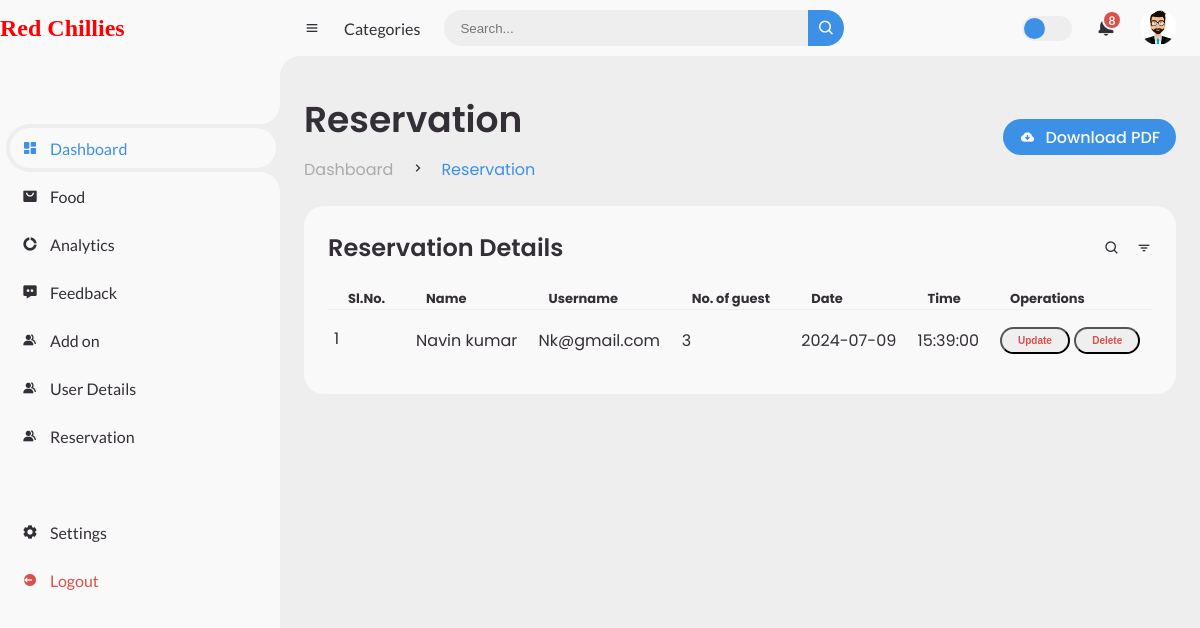
Page /Reservation_admin.php (signed in) on the committed database.
### tables this page shows
CREATE TABLE `reservation` (
  `SN` int(3) NOT NULL,
  `Name` varchar(30) NOT NULL,
  `TGUEST` int(3) NOT NULL,
  `DATE` date NOT NULL,
  `TIME` time NOT NULL,
  `USERNAME` varchar(30) NOT NULL
);

### Reservation_admin.php (the view, shortened to what this page needs)
<?php
 include("connection.php");
?>
<!DOCTYPE html>
<html lang="en">
<head>
	<link href='https://unpkg.com/boxicons@2.0.9/css/boxicons.min.css' rel='stylesheet'>
	<link rel="stylesheet" href="./Reservation_admin_style.css">
</head>
<body>
<section id="sidebar">
		<a href="#" class="brand">
			<span class="text">Red Chillies</span>
		</a>
		<ul class="side-menu top">
			<li class="active">
				<a href="./Adminindex.php">
					<i class='bx bxs-dashboard' ></i>
					<span class="text">Dashboard</span>
				</a>
			</li>
			<li>
				<a href="./Adminfood.php">
					<i class='bx bxs-shopping-bag-alt' ></i>
					<span class="text">Food</span>
				</a>
			</li>
			<li>
				<a href="./AdminAnalytics.php">
					<i class='bx bxs-doughnut-chart' ></i>
					<span class="text">Analytics</span>
				</a>
			</li>
			<li>
				<a href="./AdminFeedback.php">
					<i class='bx bxs-message-dots' ></i>
					<span class="text">Feedback</span>
				</a>
			</li>
            <li>
				<a href="./Adminadd.php">
					<i class='bx bxs-group' ></i>
					<span class="text">Add on</span>
				</a>
			</li>
			<li>
				<a href="./AdminUser_details.php">
					<i class='bx bxs-group' ></i>
					<span class="text">User Details</span>
				</a>
			</li>
			<li>
				<a href="./Reservation_admin.php">
					<i class='bx bxs-group' ></i>
					<span class="text">Reservation</span>
				</a>
			</li>
		</ul>
		<ul class="side-menu">
			<li>
				<a href="#">
					<i class='bx bxs-cog' ></i>
					<span class="text">Settings</span>
				</a>
			</li>
			<li>
			     <a href="./Adminlogout.php" class="logout">
					<i class='bx bxs-log-out-circle' ></i>
					<span class="text">Logout</span>
				 </a>
			</li>
		</ul>
	</section>
	<section id="content">
		<nav>
			<i class='bx bx-menu' ></i>
			<a href="#" class="nav-link">Categories</a>
			<form action="#">
				<div class="form-input">
					<input type="search" placeholder="Search...">
					<button type="submit" class="search-btn"><i class='bx bx-search' ></i></button>
				</div>
			</form>
			<label for="switch-mode" class="switch-mode"></label>
			<a href="#" class="notification">
				<span class="num">8</span>
			</a>
			<a href="#" class="profile">
				<img src="./img/img1.jpg">
			</a>
		</nav>
		<main>
			<div class="head-title">
				<div class="left">
					<h1>Reservation</h1>
					<ul class="breadcrumb">
						<li>
							<a href="#">Dashboard</a>
						</li>
						<li><i class='bx bx-chevron-right' ></i></li>
						<li>
							<a class="active" href="#">Reservation</a>
						</li>
					</ul>
				</div>
				<a href="#" class="btn-download">
					<i class='bx bxs-cloud-download' ></i>
					<span class="text">Download PDF</span>
				</a>
			</div>
			<div class="table-data">
				<div class="order">
					<div class="head">
						<h3>Reservation Details</h3>
						<i class='bx bx-search' ></i>
						<i class='bx bx-filter' ></i>
					</div>
                    <?php
					  $query = "SELECT * FROM reservation";
                       $data = mysqli_query($con, $query);
                       $total = mysqli_num_rows($data);
                       if ($total != 0) {
						?>
					<table>
						<thead>
							<tr>
                                <th>Sl.No.</th>
								<th>Name</th>
                                <th>Username</th>
                                <th>No. of guest</th>
								<th>Date</th>
								<th>Time</th>
                                <th>Operations</th>
							</tr>
						</thead>
						<tbody>
                        <?php
                                while ($result = mysqli_fetch_assoc($data)) {
                                echo "<tr>
                                    <td>" . $result['SN'] . "</td>
                                    <td>" . $result['Name'] . "</td>
                                    <td>" . $result['USERNAME'] . "</td>
							        <td>" . $result['TGUEST'] . "</td>
									<td>" .$result['DATE'] . "</td>
                                    <td>" .$result['TIME'] . "</td>
							        <td><a href='#'><button>Update</button></a>
									<a href='#'><button>Delete</button></a>
                                   </td>
                                  </tr>";
					              }
                               ?>							</tr>
						</tbody>
					</table>
                    <?php
                     }
                    ?>
				</div>
			</div>
		</main>
	</section>
</body>
</html>

### rows in the picture
reservation: SN "1", Name "Navin kumar", USERNAME "Nk@gmail.com", TGUEST "3", DATE "2024-07-09", TIME "15:39:00"
